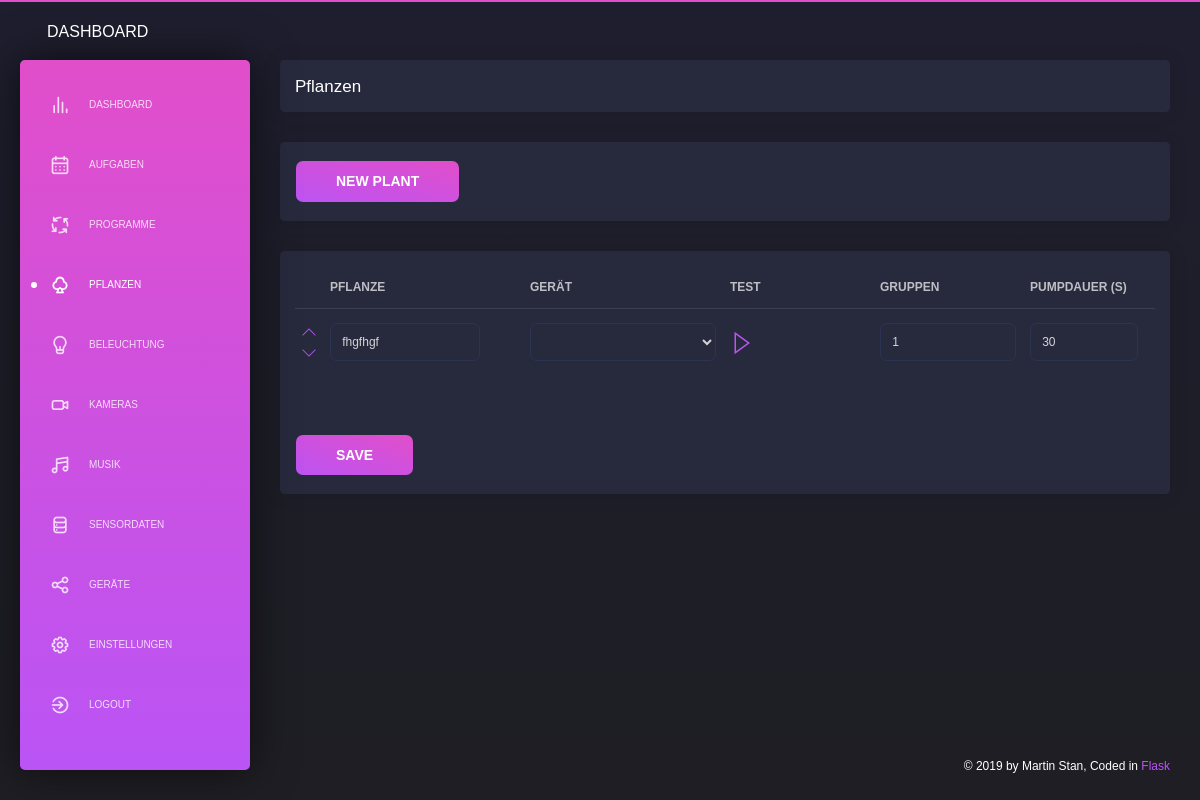
Page /plants (signed in) on the committed database.
### app/database/models.py (models this page shows)
class Plants(db.Model):
    __tablename__  = 'plants'
    id                     = db.Column(db.Integer, primary_key=True, autoincrement = True)
    name                   = db.Column(db.String(50), unique=True)
    device_ieeeAddr        = db.Column(db.String(50), db.ForeignKey('devices.ieeeAddr'))
    device                 = db.relationship('Devices')
    group                  = db.Column(db.Integer)
    pump_duration_auto     = db.Column(db.Integer)
    pump_duration_manually = db.Column(db.Integer)
    moisture_level         = db.Column(db.String(50))

### app/sites/plants.py (the view, shortened to what this page needs)
@app.route('/plants', methods=['GET', 'POST'])
@login_required
@permission_required
def plants():
    success_message_change_settings = []
    error_message_change_settings   = []
    success_message_add_plant       = False
    error_message_add_plant         = []
    page_title = 'Icons - Flask Dark Dashboard | AppSeed App Generator'
    page_description = 'Open-Source Flask Dark Dashboard, the icons page.'
    if session.get('test_pump', None) != None:
        success_message_change_settings.append(session.get('test_pump'))
        session['test_pump'] = None
    if session.get('delete_plant_success', None) != None:
        success_message_change_settings.append(session.get('delete_plant_success'))
        session['delete_plant_success'] = None
    if session.get('delete_plant_error', None) != None:
        error_message_change_settings.append(session.get('delete_plant_error'))
        session['delete_plant_error'] = None
    """ ########### """
    """  add plant  """
    """ ########### """
    if request.form.get("add_plant") != None:
        result = ADD_PLANT()
        if result != True:
            error_message_add_plant.append(result)
        else:
            success_message_add_plant = True
    """ ############## """
    """  table plants  """
    """ ############## """
    dropdown_list_watering_controller = GET_ALL_DEVICES("watering_controller")
    list_plants = GET_ALL_PLANTS()
    data = {'navigation': 'plants'}
    timestamp = str(datetime.datetime.now().strftime("%Y-%m-%d %H:%M:%S"))
    return render_template('layouts/default.html',
                            data=data,
                            content=render_template( 'pages/plants.html',
                                                    success_message_change_settings=success_message_change_settings,
                                                    error_message_change_settings=error_message_change_settings,
                                                    success_message_add_plant=success_message_add_plant,
                                                    error_message_add_plant=error_message_add_plant,
                                                    dropdown_list_watering_controller=dropdown_list_watering_controller,
                                                    list_plants=list_plants,
                                                    )
                           )

### app/database/models.py (called while the page is built)
def GET_ALL_PLANTS():
    return Plants.query.all()

def GET_USER_BY_ID(id):
    return User.query.get(int(id))

### app/sites/index.py (called while the page is built)
@login_manager.user_loader
def load_user(user_id):
    return GET_USER_BY_ID(user_id)

### app/sites/plants.py (called while the page is built)
def permission_required(f):
    @wraps(f)
    def wrap(*args, **kwargs):
        try:
            if current_user.role == "administrator":
                return f(*args, **kwargs)
            else:
                return redirect(url_for('logout'))
        except Exception as e:
            print(e)
            return redirect(url_for('logout'))
    return wrap

### app/templates/pages/plants.html (shortened to what this page needs)
      <div class="content">
        <div class="row">
          <div class="col-md-12">
            <div class="card ">
              <div class="card-header">
                <h4 class="card-title"><b>Pflanzen</b></h4>
              </div>
            </div>
            <div class="card">
              <form method="POST">
                <div class="card-footer">
                  <button type="submit" onclick="window.location.href='/plants#'" name="add_plant" class="btn btn-fill btn-primary">NEW PLANT</button>
                </div>
              </form>
            </div>
            <div class="card">
              <form method="POST">
                <div class="card-body">
                  <div class="table-responsive">
                    <table class="table tablesorter">
                      <thead>
                        <th scope="col" style="width:3%"></th>
                        <th scope="col" style="width:20%" class="minwidth_200">Pflanze</th>
                        <th scope="col" style="width:20%" class="minwidth_200">Gerät</th>
                        <th scope="col" style="width:15%" class="minwidth_150">Test</th>
                        <th scope="col" style="width:15%" class="minwidth_150">Gruppen</th>
                        <th scope="col" style="width:15%" class="minwidth_150">Pumpdauer (s)</th>
                      </thead>
                      <tbody>
                        {% for entry in list_plants %}
                        <tr>
                          <td>
                            <a href="/plants/position/up/{{ entry.id }}#table"><i class="tim-icons icon-minimal-up"></i></a>
                            <a href="/plants/position/down/{{ entry.id }}#table"><i class="tim-icons icon-minimal-down"></i></a>
                          </td>
                          <td>
                            <div class="row justify-content-md-left">
                              <div class="col-sm-10">
                                <input type="text" class="form-control" name="set_name_{{ entry.id }}" value="{{ entry.name }}" />
                              </div>
                            </div>
                          </td>
                          <td>
                            <select class="form-control" data-size="5" name="set_watering_controller_ieeeAddr" style="background-color:#27293D">
                              {% if entry.device_ieeeAddr != "" %}
                                <option value = "{{ entry.device_ieeeAddr }}" > {{ entry.device.name }} </option>
                              {% else %}
                                <option value = "None" > Gerät </option>
                              {% endif %}
                              <option disabled>------------------</option>
                            </select>
                          </td>
                          <td>
                            <a href="/plants/test_pump/{{ entry.id }}#table"><font size="5"><i class='tim-icons icon-triangle-right-17'></i></font></a>
                          </td>
                          <td>
                            <input type="text" class="form-control" name="set_group_{{ entry.id }}" value="{{ entry.group }}" />
                          </td>
                          <td>
                            <div class="row justify-content-md-left">
                              <div class="col-sm-10">
                                {% if entry.device.device_type == "watering_controller auto" %}
                                  {{ entry.pump_duration_auto }}
                                {% else %}
                                  <input type="text" class="form-control" name="set_pump_duration_manually_{{ entry.id }}"
                                  value="{% if entry.pump_duration_manually != None and entry.pump_duration_manually != "None" %}{{ entry.pump_duration_manually }}{% endif %}" />
                                {% endif %}
                              </div>
                            </div>
                          </td>
                        </tr>
                        {% endfor %}
                      </tbody>
                    </table>
                  </div>
                </div>
                <div class="card-footer">
                  <button type="submit" onclick="window.location.href='/plants#'" name="save_plants_settings" class="btn btn-fill btn-primary">SAVE</button>
                </div>
              </form>
            </div>
          </div>
        </div>
      </div>

### rows in the picture
Plants: name "fhgfhgf", id "1", pump_duration_manually "30"
